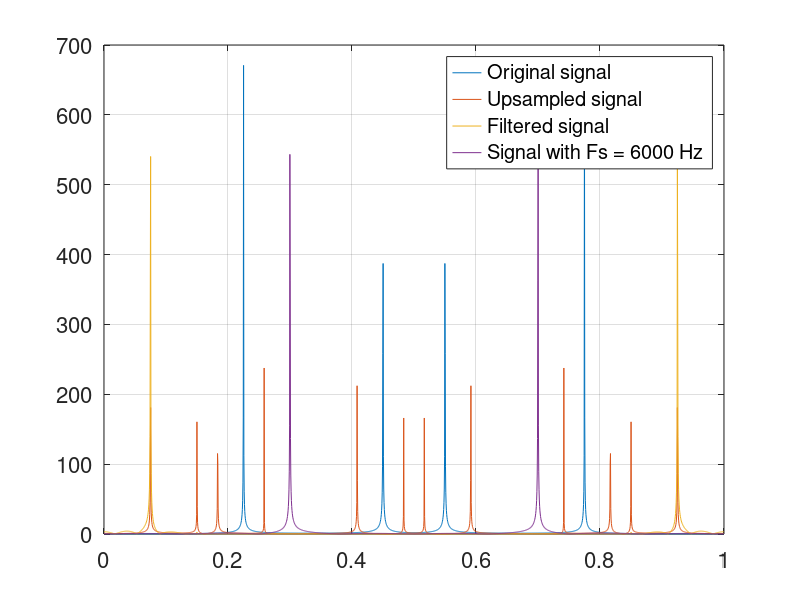

MATLAB code to generate this figure:
% Es 29

% Given the signal x(t)= A1 cos(2 pi f1 t) + A2 cos(2 pi f2 t):
% Create the signal x(n) as x(t) with t from 0 to 0.5 seconds, 
% sampled at Fs=8000 Hz. A1=0.7, A2=0.5, f1=1800 Hz, f2=3600 Hz
% Create the signal y(n) by resampling x(n) with 6000 Hz, without 
% using the MATLAB functions for automatic re-sampling. 
% Use N = 64 filter samples.
% Plot the magnitude of the DFTs of x(n), the upsampled signal, 
% the filtered signal and y(n) over 2048 samples 
% vs normalized frequency in [0, 1)

close all
clearvars
clc

%% parameters

A1 = .7;
A2 = .5;
f1 = 1800;
f2 = 3600;
Fs = 8000;
duration = 0.5;
time = 0:1/Fs:duration;

x = A1*cos(2*pi*f1*time) + A2*cos(2*pi*f2*time);

%% resampling without matlab functions

Fs_new = 6000;
[L, M] = rat(Fs_new / Fs); 

% first, upsampling
x_upsampled = zeros(1, length(x) * L);
x_upsampled(1:L:end) = x;

% filtering 
cutoff = min([1/(2*L), 1/(2*M)]);
cutoff_filter = 2*cutoff;
h = L*fir1(63, cutoff_filter);
x_f = filter(h, 1, x_upsampled);

% downsampling
y = x_f(1:M:end);

% %% resampling with MATLAB functions
% y_1 = decimate(interp(x, L), M);

%% DFTs

N = 2048;

Xf = fft(x, N);
Xup = fft(x_upsampled, N);
Xfilt = fft(x_f, N);
Yf = fft(y, N);

norm_freq_axis = 0:1/N:(N -1)/N;

figure; 
leg = {};
plot(norm_freq_axis, abs(Xf));
leg{1} = 'Original signal';
hold on;
plot(norm_freq_axis, abs(Xup));
leg{2} = 'Upsampled signal';
hold on;
plot(norm_freq_axis, abs(Xfilt));
leg{3} = 'Filtered signal';
hold on, 
plot(norm_freq_axis, abs(Yf));
leg{4} = 'Signal with Fs = 6000 Hz';
legend(leg);
grid
set(gca, 'fontsize', 16);



